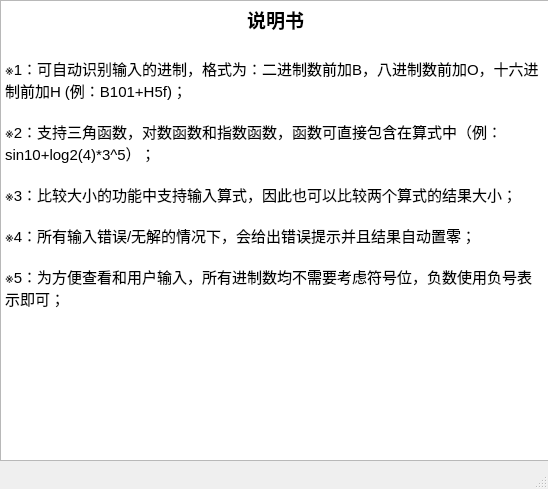
<?xml version="1.0" encoding="UTF-8"?>
<ui version="4.0">
 <class>helpwindow</class>
 <widget class="QMainWindow" name="helpwindow">
  <property name="geometry">
   <rect>
    <x>0</x>
    <y>0</y>
    <width>548</width>
    <height>489</height>
   </rect>
  </property>
  <property name="windowTitle">
   <string>MainWindow</string>
  </property>
  <widget class="QWidget" name="centralwidget">
   <widget class="QTextBrowser" name="textBrowser">
    <property name="geometry">
     <rect>
      <x>0</x>
      <y>0</y>
      <width>551</width>
      <height>461</height>
     </rect>
    </property>
    <property name="html">
     <string>&lt;!DOCTYPE HTML PUBLIC &quot;-//W3C//DTD HTML 4.0//EN&quot; &quot;http://www.w3.org/TR/REC-html40/strict.dtd&quot;&gt;
&lt;html&gt;&lt;head&gt;&lt;meta name=&quot;qrichtext&quot; content=&quot;1&quot; /&gt;&lt;style type=&quot;text/css&quot;&gt;
p, li { white-space: pre-wrap; }
&lt;/style&gt;&lt;/head&gt;&lt;body style=&quot; font-family:'SimSun'; font-size:9pt; font-weight:400; font-style:normal;&quot;&gt;
&lt;p align=&quot;center&quot; style=&quot; margin-top:0px; margin-bottom:0px; margin-left:0px; margin-right:0px; -qt-block-indent:0; text-indent:0px;&quot;&gt;&lt;span style=&quot; font-size:14pt; font-weight:600;&quot;&gt;说明书&lt;/span&gt;&lt;/p&gt;
&lt;p align=&quot;center&quot; style=&quot;-qt-paragraph-type:empty; margin-top:0px; margin-bottom:0px; margin-left:0px; margin-right:0px; -qt-block-indent:0; text-indent:0px; font-size:14pt; font-weight:600;&quot;&gt;&lt;br /&gt;&lt;/p&gt;
&lt;p style=&quot; margin-top:0px; margin-bottom:0px; margin-left:0px; margin-right:0px; -qt-block-indent:0; text-indent:0px;&quot;&gt;&lt;span style=&quot; font-size:11pt;&quot;&gt;※1：可自动识别输入的进制，格式为：二进制数前加B，八进制数前加O，十六进制前加H (例：B101+H5f)；&lt;/span&gt;&lt;/p&gt;
&lt;p style=&quot;-qt-paragraph-type:empty; margin-top:0px; margin-bottom:0px; margin-left:0px; margin-right:0px; -qt-block-indent:0; text-indent:0px; font-size:11pt;&quot;&gt;&lt;br /&gt;&lt;/p&gt;
&lt;p style=&quot; margin-top:0px; margin-bottom:0px; margin-left:0px; margin-right:0px; -qt-block-indent:0; text-indent:0px;&quot;&gt;&lt;span style=&quot; font-size:11pt;&quot;&gt;※2：支持三角函数，对数函数和指数函数，函数可直接包含在算式中（例：sin10+log2(4)*3^5）；&lt;/span&gt;&lt;/p&gt;
&lt;p style=&quot;-qt-paragraph-type:empty; margin-top:0px; margin-bottom:0px; margin-left:0px; margin-right:0px; -qt-block-indent:0; text-indent:0px; font-size:11pt;&quot;&gt;&lt;br /&gt;&lt;/p&gt;
&lt;p style=&quot; margin-top:0px; margin-bottom:0px; margin-left:0px; margin-right:0px; -qt-block-indent:0; text-indent:0px;&quot;&gt;&lt;span style=&quot; font-size:11pt;&quot;&gt;※3：比较大小的功能中支持输入算式，因此也可以比较两个算式的结果大小；&lt;/span&gt;&lt;/p&gt;
&lt;p style=&quot;-qt-paragraph-type:empty; margin-top:0px; margin-bottom:0px; margin-left:0px; margin-right:0px; -qt-block-indent:0; text-indent:0px; font-size:11pt;&quot;&gt;&lt;br /&gt;&lt;/p&gt;
&lt;p style=&quot; margin-top:0px; margin-bottom:0px; margin-left:0px; margin-right:0px; -qt-block-indent:0; text-indent:0px;&quot;&gt;&lt;span style=&quot; font-size:11pt;&quot;&gt;※4：所有输入错误/无解的情况下，会给出错误提示并且结果自动置零；&lt;/span&gt;&lt;/p&gt;
&lt;p style=&quot;-qt-paragraph-type:empty; margin-top:0px; margin-bottom:0px; margin-left:0px; margin-right:0px; -qt-block-indent:0; text-indent:0px; font-size:11pt;&quot;&gt;&lt;br /&gt;&lt;/p&gt;
&lt;p style=&quot; margin-top:0px; margin-bottom:0px; margin-left:0px; margin-right:0px; -qt-block-indent:0; text-indent:0px;&quot;&gt;&lt;span style=&quot; font-size:11pt;&quot;&gt;※5：为方便查看和用户输入，所有进制数均不需要考虑符号位，负数使用负号表示即可；&lt;/span&gt;&lt;/p&gt;
&lt;p style=&quot;-qt-paragraph-type:empty; margin-top:0px; margin-bottom:0px; margin-left:0px; margin-right:0px; -qt-block-indent:0; text-indent:0px;&quot;&gt;&lt;br /&gt;&lt;/p&gt;&lt;/body&gt;&lt;/html&gt;</string>
    </property>
   </widget>
  </widget>
  <widget class="QMenuBar" name="menubar">
   <property name="geometry">
    <rect>
     <x>0</x>
     <y>0</y>
     <width>548</width>
     <height>26</height>
    </rect>
   </property>
  </widget>
  <widget class="QStatusBar" name="statusbar"/>
 </widget>
 <resources/>
 <connections/>
</ui>
